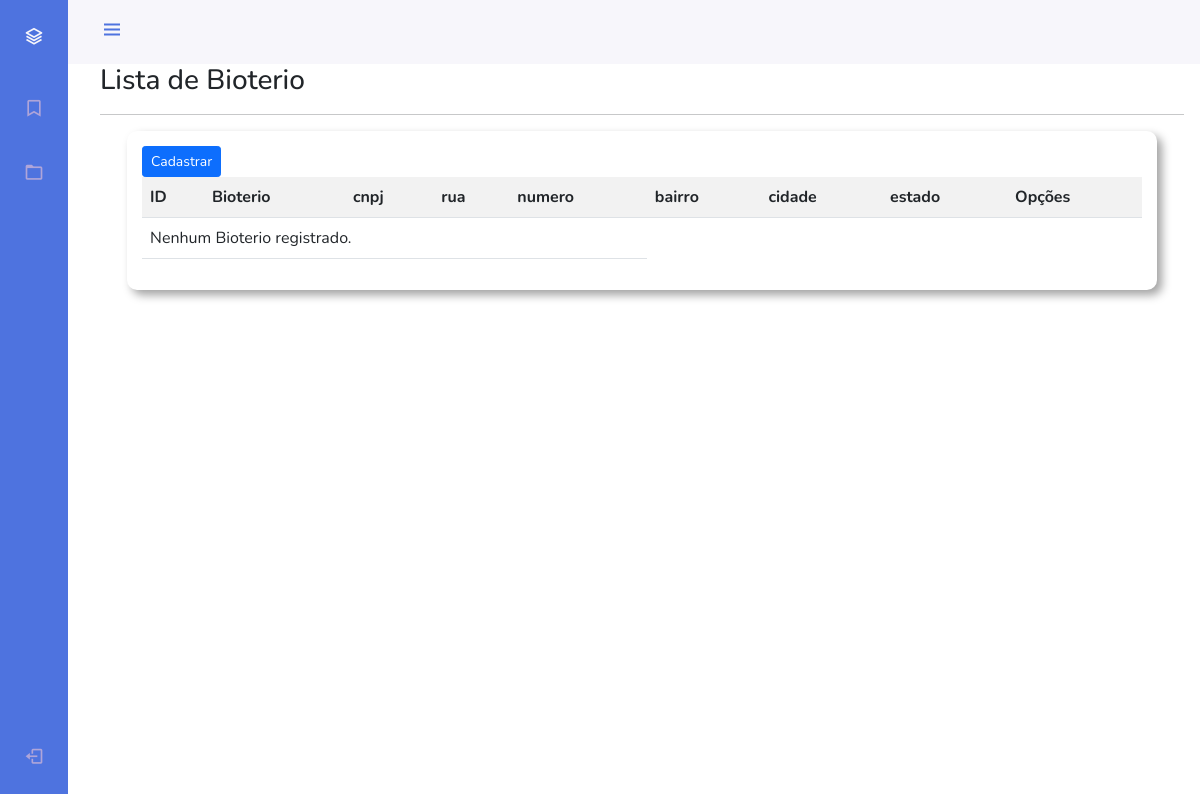
The page /lista/bioterio/ (signed in) on the database as committed earlier.
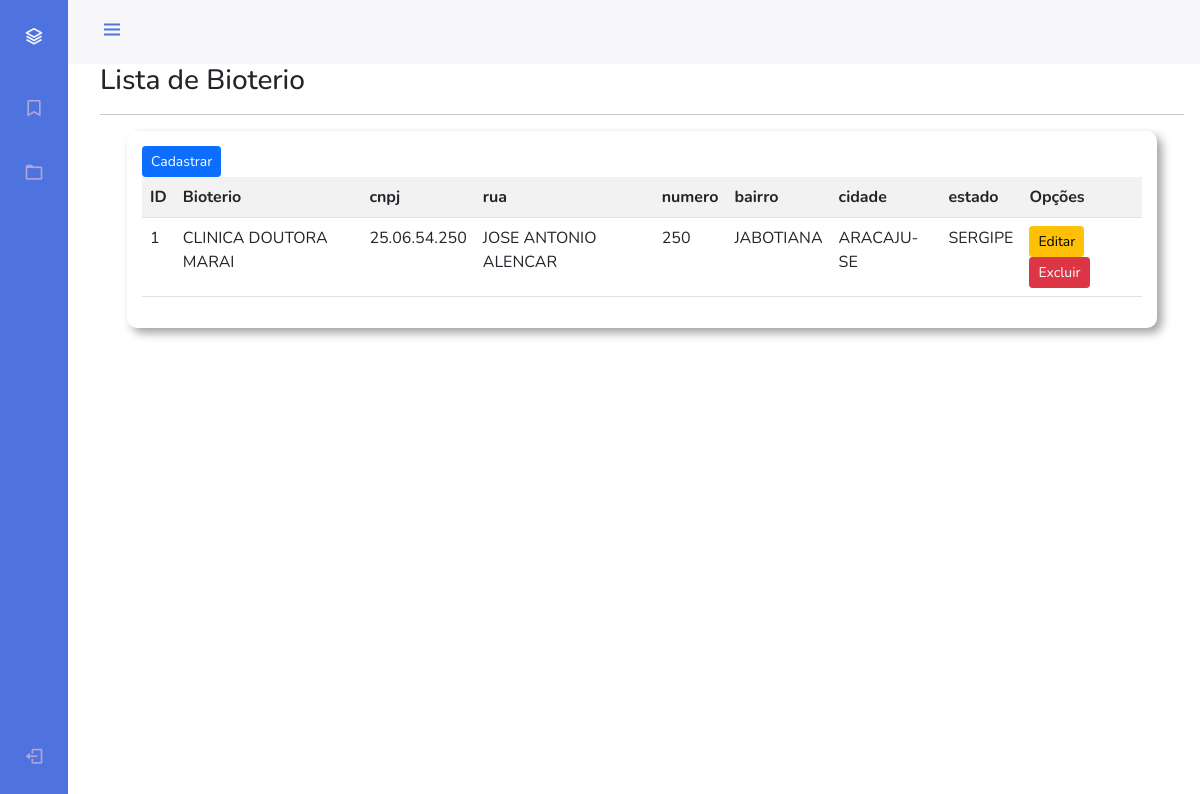
The same page on the database as committed later.
### Pesquisador/models.py (models this page shows, shortened)
class Bioterio(models.Model):
    nome_bioterio = models.CharField('Bioterio', max_length=100)
    cnpj = models.CharField('CNPJ', max_length=100)
    rua = models.CharField('Rua', max_length=100)
    numero = models.CharField('Número', max_length=100)
    bairro = models.CharField('Bairro', max_length=100)
    cidade = models.CharField('Municipio', max_length=100)
    estado = models.CharField('Estado', max_length=100)

### Pesquisador/views.py (the view)
# urls.py: path('lista/bioterio/', views.BioterioList.as_view(), name="lista-bioterio"),
class BioterioList(ListView):
    model = Bioterio
    template_name = 'pesquisador/lista-bioterio.html'

### template/pesquisador/lista-bioterio.html (shortened to what this page needs)
{% extends 'model-page.html'%}
{% load static %}
{% load crispy_forms_tags %}
{% block conteudo %}
{% if request.user.groups.all.0.name == "Administrador" %}
<link rel="stylesheet" href="{% static 'css/section.css' %}">
<h3>Lista de Bioterio</h3>
<hr>
<section style="margin-top: 10px;">
    <a href="{% url 'cadastrar-bioterio' %}" class="btn btn-primary btn-sm">Cadastrar</a>
    <div class="table-responsive">
        <table class="table table-striped">
            <tr>
                <th>ID</th>
                <th>Bioterio</th>
                <th>cnpj</th>
                <th>rua</th>
                <th>numero</th>
                <th>bairro</th>
                <th>cidade</th>
                <th>estado</th>
                <th>Opções</th>
            </tr>
            {% for Bioterio in object_list %}
            <tr>
                <td>{{ Bioterio.id }}</td>
                <td>{{ Bioterio.nome_bioterio }}</td>
                <td>{{ Bioterio.cnpj }}</td>
                <td>{{ Bioterio.rua }}</td>
                <td>{{ Bioterio.numero }}</td>
                <td>{{ Bioterio.bairro }}</td>
                <td>{{ Bioterio.cidade }}</td>
                <td>{{ Bioterio.estado }}</td>
                <td>
                    <a href="{% url 'editar-bioterio' Bioterio.pk %}" class="btn btn-warning btn-sm">Editar</a>
                    <a href="{% url 'excluir-bioterio' Bioterio.pk %}" class="btn btn-danger btn-sm">Excluir</a>
                </td>
            </tr>
            {% empty %}
            <tr>
                <td colspan="5">Nenhum Bioterio registrado.</td>
            </tr>
            {% endfor %}
        </table>
    </div>
</section>
{% else %}
    <a href="{% url 'logout' %}" class="btn btn-primary" >Logout</a>
    <hr>
    <h2>Você não tem permissão por favor faça o login como Administrador</h2>
{% endif %}
{% endblock %}

### template/model-page.html (shortened to what this page needs)
{% load static %}
<!DOCTYPE html>
<html lang="pt-br">
    <head>
        <link rel="stylesheet" href="https://cdn.jsdelivr.net/npm/bootstrap@5.0.0-beta3/dist/css/bootstrap.min.css">
        <link href='https://cdn.jsdelivr.net/npm/boxicons@2.0.5/css/boxicons.min.css' rel='stylesheet'>
        <link rel="stylesheet" href="{% static 'css/styles.css' %}">
    </head>
    <body id="body-pd">
        <header class="header" id="header">
            <div class="header__toggle">
                <i class='bx bx-menu' id="header-toggle"></i>
            </div>
            <div class="header__img">
                <img src="#" alt="">
            </div>
        </header>
    {% if request.user.groups.all.1.name == "Pesquisador" or request.user.groups.all.0.name == "Pesquisador" %}
        <div class="l-navbar" id="nav-bar">
            <nav class="nav">
                <div>
                    <a href="{% url 'index' %}" class="nav__logo">
                        <i class='bx bx-layer nav__logo-icon'></i>
                        <span class="nav__logo-name">Gerenciador</span>
                    </a>
                    <div class="nav__list">
                        <a href="{% url 'cadastrar-protocolo' %}" class="nav__link">
                            <i class='bx bx-bookmark nav__icon' ></i>
                            <span class="nav__name">Cadastrar Protocolo</span>
                        </a>
                        <a href="#" class="nav__link">
                            <i class='bx bx-folder nav__icon' ></i>
                            <span class="nav__name">em desenvolvimento</span>
                        </a>
                    </div>
                </div>
                <a href="{% url 'logout' %}" class="nav__link">
                    <i class='bx bx-log-out nav__icon' ></i>
                    <span class="nav__name">Sair</span>
                </a>
            </nav>
        </div>
    {% elif request.user.groups.all.0.name == "Administrador" %}
        <div class="l-navbar" id="nav-bar">
            <nav class="nav">
                <div>
                    <a href="{% url 'index' %}" class="nav__logo">
                        <i class='bx bx-layer nav__logo-icon'></i>
                    </a>
                    <div class="nav__list">
                        <a href="{% url 'cadastro-sec' %}" class="nav__link">
                            <i class='bx bx-bookmark nav__icon' ></i>
                        </a>
                        <a href="#" class="nav__link">
                            <i class='bx bx-folder nav__icon' ></i>
                        </a>
                    </div>
                </div>
                <a href="{% url 'logout' %}" class="nav__link">
                    <i class='bx bx-log-out nav__icon' ></i>
                </a>
            </nav>
        </div>
    {% endif %}
     <div id="background-sec">
        {% block conteudo%}{% endblock %}
    </div>
    </body>
</html>

### static/css/styles.css (style rules this page uses)
:root { --header-height: 3rem; --nav-width: 68px; --first-color: #4e73df; --first-color-light: #AFA5D9; --white-color: #F7F6FB; --body-font: 'Nunito', sans-serif; --normal-font-size: 1rem; --z-fixed: 100; }
*,::before,::after { box-sizing: border-box; }
body { position: relative; margin: var(--header-height) 0 0 0; padding: 0 1rem; font-family: var(--body-font); font-size: var(--normal-font-size); transition: .5s; }
a { text-decoration: none; }
.header { width: 100%; height: var(--header-height); position: fixed; top: 0; left: 0; display: flex; align-items: center; justify-content: space-between; padding: 0 1rem; background-color: var(--white-color); z-index: var(--z-fixed); transition: .5s; }
.header__toggle { color: var(--first-color); font-size: 1.5rem; cursor: pointer; }
.header__img { width: 35px; height: 35px; display: flex; justify-content: center; border-radius: 50%; overflow: hidden; }
.header__img img { width: 40px; }
.l-navbar { position: fixed; top: 0; left: -30%; width: var(--nav-width); height: 100vh; background-color: var(--first-color); padding: .5rem 1rem 0 0; transition: .5s; z-index: var(--z-fixed); }
.nav { height: 100%; display: flex; flex-direction: column; justify-content: space-between; overflow: hidden; }
.nav__logo, .nav__link { display: grid; grid-template-columns: max-content max-content; align-items: center; column-gap: 1rem; padding: .5rem 0 .5rem 1.5rem; }
.nav__logo { margin-bottom: 2rem; }
.nav__logo-icon { font-size: 1.25rem; color: var(--white-color); }
.nav__link { position: relative; color: var(--first-color-light); margin-bottom: 1.5rem; transition: .3s; }
.nav__icon { font-size: 1.25rem; }
@media screen and (min-width: 768px) { body { margin: calc(var(--header-height) + 1rem) 0 0 0; padding-left: calc(var(--nav-width) + 2rem); } }
@media screen and (min-width: 768px) { .header { height: calc(var(--header-height) + 1rem); padding: 0 2rem 0 calc(var(--nav-width) + 2rem); } }
@media screen and (min-width: 768px) { .header__img { width: 40px; height: 40px; } }
@media screen and (min-width: 768px) { .header__img img { width: 45px; } }
@media screen and (min-width: 768px) { .l-navbar { left: 0; padding: 1rem 1rem 0 0; } }

### static/css/section.css (style rules this page uses)
section { background: white; width: 95%; padding: 15px; border-radius: 10px; margin: auto; box-shadow: 5px 5px 10px rgba(0, 0, 0, 0.37); }

### template/pesquisador/lista-bioterio.html (style rules this page uses)
.table-responsive { width: 100%; }

Rows that differ between the two databases and show on the page:
added Bioterio: id "1", nome_bioterio "CLINICA DOUTORA MARAI", cnpj "25.06.54.250", rua "JOSE ANTONIO ALENCAR", numero "250", bairro "JABOTIANA", cidade "ARACAJU-SE", estado "SERGIPE"
Other text that changed with them:
text no longer shown: "Nenhum Bioterio registrado."
